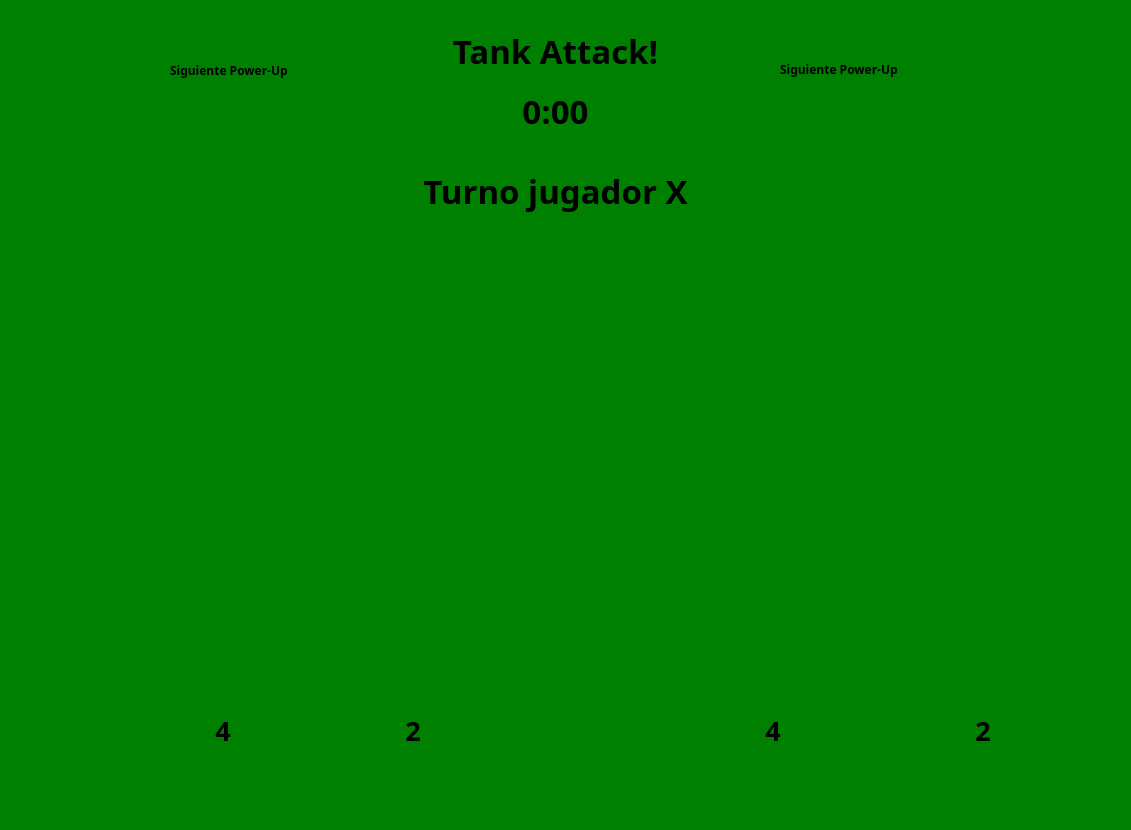
<?xml version="1.0" encoding="UTF-8"?>
<ui version="4.0">
 <class>MainWindow</class>
 <widget class="QMainWindow" name="MainWindow">
  <property name="geometry">
   <rect>
    <x>0</x>
    <y>0</y>
    <width>1131</width>
    <height>830</height>
   </rect>
  </property>
  <property name="cursor">
   <cursorShape>PointingHandCursor</cursorShape>
  </property>
  <property name="windowTitle">
   <string>MainWindow</string>
  </property>
  <property name="styleSheet">
   <string notr="true">background-color:rgb(0, 128, 0)</string>
  </property>
  <widget class="QWidget" name="centralwidget">
   <widget class="QLabel" name="Titulo">
    <property name="geometry">
     <rect>
      <x>410</x>
      <y>20</y>
      <width>291</width>
      <height>61</height>
     </rect>
    </property>
    <property name="font">
     <font>
      <family>Ubuntu Sans Mono</family>
      <pointsize>25</pointsize>
      <weight>75</weight>
      <bold>true</bold>
     </font>
    </property>
    <property name="layoutDirection">
     <enum>Qt::LeftToRight</enum>
    </property>
    <property name="text">
     <string>Tank Attack!</string>
    </property>
    <property name="textFormat">
     <enum>Qt::PlainText</enum>
    </property>
    <property name="alignment">
     <set>Qt::AlignCenter</set>
    </property>
   </widget>
   <widget class="QWidget" name="widget_2" native="true">
    <property name="geometry">
     <rect>
      <x>80</x>
      <y>690</y>
      <width>81</width>
      <height>80</height>
     </rect>
    </property>
    <property name="styleSheet">
     <string notr="true">background-image:url(/home/yerik/Desktop/Tank_Attack/Imagenes/Rojo.png);
                        background-repeat: no-repeat;
                        background-position: center;
                        background-size: cover;</string>
    </property>
   </widget>
   <widget class="QWidget" name="widget_3" native="true">
    <property name="geometry">
     <rect>
      <x>280</x>
      <y>690</y>
      <width>81</width>
      <height>80</height>
     </rect>
    </property>
    <property name="styleSheet">
     <string notr="true">background-image:url(/home/yerik/Desktop/Tank_Attack/Imagenes/Azul.png);
                        background-repeat: no-repeat;
                        background-position: center;
                        background-size: cover;</string>
    </property>
   </widget>
   <widget class="QWidget" name="widget_4" native="true">
    <property name="geometry">
     <rect>
      <x>630</x>
      <y>690</y>
      <width>81</width>
      <height>80</height>
     </rect>
    </property>
    <property name="styleSheet">
     <string notr="true">background-image:url(/home/yerik/Desktop/Tank_Attack/Imagenes/Amarillo.png);
                        background-repeat: no-repeat;
                        background-position: center;
                        background-size: cover;</string>
    </property>
   </widget>
   <widget class="QWidget" name="widget_5" native="true">
    <property name="geometry">
     <rect>
      <x>840</x>
      <y>690</y>
      <width>81</width>
      <height>80</height>
     </rect>
    </property>
    <property name="styleSheet">
     <string notr="true">background-image:url(/home/yerik/Desktop/Tank_Attack/Imagenes/Celeste.png);
                        background-repeat: no-repeat;
                        background-position: center;
                        background-size: cover;</string>
    </property>
   </widget>
   <widget class="QLabel" name="VidaRojo">
    <property name="geometry">
     <rect>
      <x>190</x>
      <y>700</y>
      <width>66</width>
      <height>61</height>
     </rect>
    </property>
    <property name="font">
     <font>
      <family>Ubuntu Sans Mono</family>
      <pointsize>20</pointsize>
      <weight>75</weight>
      <bold>true</bold>
     </font>
    </property>
    <property name="text">
     <string>4</string>
    </property>
    <property name="alignment">
     <set>Qt::AlignCenter</set>
    </property>
   </widget>
   <widget class="QLabel" name="VidaAzul">
    <property name="geometry">
     <rect>
      <x>380</x>
      <y>700</y>
      <width>66</width>
      <height>61</height>
     </rect>
    </property>
    <property name="font">
     <font>
      <family>Ubuntu Sans Mono</family>
      <pointsize>20</pointsize>
      <weight>75</weight>
      <bold>true</bold>
     </font>
    </property>
    <property name="text">
     <string>2</string>
    </property>
    <property name="alignment">
     <set>Qt::AlignCenter</set>
    </property>
   </widget>
   <widget class="QLabel" name="VidaAmarillo">
    <property name="geometry">
     <rect>
      <x>740</x>
      <y>700</y>
      <width>66</width>
      <height>61</height>
     </rect>
    </property>
    <property name="font">
     <font>
      <family>Ubuntu Sans Mono</family>
      <pointsize>20</pointsize>
      <weight>75</weight>
      <bold>true</bold>
     </font>
    </property>
    <property name="text">
     <string>4</string>
    </property>
    <property name="alignment">
     <set>Qt::AlignCenter</set>
    </property>
   </widget>
   <widget class="QLabel" name="VidaCeleste">
    <property name="geometry">
     <rect>
      <x>950</x>
      <y>700</y>
      <width>66</width>
      <height>61</height>
     </rect>
    </property>
    <property name="font">
     <font>
      <family>Ubuntu Sans Mono</family>
      <pointsize>20</pointsize>
      <weight>75</weight>
      <bold>true</bold>
     </font>
    </property>
    <property name="text">
     <string>2</string>
    </property>
    <property name="alignment">
     <set>Qt::AlignCenter</set>
    </property>
   </widget>
   <widget class="QTableWidget" name="Tablero">
    <property name="geometry">
     <rect>
      <x>100</x>
      <y>230</y>
      <width>920</width>
      <height>460</height>
     </rect>
    </property>
    <property name="styleSheet">
     <string notr="true">background-image: url(/home/yerik/Desktop/Tank_Attack/Imagenes/Background.png);</string>
    </property>
    <property name="frameShape">
     <enum>QFrame::NoFrame</enum>
    </property>
    <property name="frameShadow">
     <enum>QFrame::Plain</enum>
    </property>
    <property name="lineWidth">
     <number>0</number>
    </property>
    <property name="verticalScrollBarPolicy">
     <enum>Qt::ScrollBarAlwaysOff</enum>
    </property>
    <property name="horizontalScrollBarPolicy">
     <enum>Qt::ScrollBarAlwaysOff</enum>
    </property>
    <property name="showGrid">
     <bool>false</bool>
    </property>
    <property name="rowCount">
     <number>20</number>
    </property>
    <property name="columnCount">
     <number>40</number>
    </property>
    <attribute name="horizontalHeaderVisible">
     <bool>false</bool>
    </attribute>
    <attribute name="horizontalHeaderMinimumSectionSize">
     <number>23</number>
    </attribute>
    <attribute name="horizontalHeaderDefaultSectionSize">
     <number>23</number>
    </attribute>
    <attribute name="horizontalHeaderHighlightSections">
     <bool>true</bool>
    </attribute>
    <attribute name="verticalHeaderVisible">
     <bool>false</bool>
    </attribute>
    <attribute name="verticalHeaderDefaultSectionSize">
     <number>23</number>
    </attribute>
    <row/>
    <row/>
    <row/>
    <row/>
    <row/>
    <row/>
    <row/>
    <row/>
    <row/>
    <row/>
    <row/>
    <row/>
    <row/>
    <row/>
    <row/>
    <row/>
    <row/>
    <row/>
    <row/>
    <row/>
    <column/>
    <column/>
    <column/>
    <column/>
    <column/>
    <column/>
    <column/>
    <column/>
    <column/>
    <column/>
    <column/>
    <column/>
    <column/>
    <column/>
    <column/>
    <column/>
    <column/>
    <column/>
    <column/>
    <column/>
    <column/>
    <column/>
    <column/>
    <column/>
    <column/>
    <column/>
    <column/>
    <column/>
    <column/>
    <column/>
    <column/>
    <column/>
    <column/>
    <column/>
    <column/>
    <column/>
    <column/>
    <column/>
    <column/>
    <column/>
    <item row="0" column="0">
     <property name="text">
      <string/>
     </property>
    </item>
   </widget>
   <widget class="QWidget" name="TRojo" native="true">
    <property name="geometry">
     <rect>
      <x>240</x>
      <y>410</y>
      <width>23</width>
      <height>23</height>
     </rect>
    </property>
    <property name="styleSheet">
     <string notr="true">background-color: rgba(0, 0, 0, 0);
                        background-image:url(/home/yerik/Desktop/Tank_Attack/Imagenes/Rojo.png);
                        background-repeat: no-repeat;
                        background-position: center;
                        background-size: cover;</string>
    </property>
   </widget>
   <widget class="QWidget" name="TAzul" native="true">
    <property name="geometry">
     <rect>
      <x>240</x>
      <y>490</y>
      <width>23</width>
      <height>23</height>
     </rect>
    </property>
    <property name="styleSheet">
     <string notr="true">background-color: rgba(0, 0, 0, 0);
                        background-image:url(/home/yerik/Desktop/Tank_Attack/Imagenes/Azul.png);
                        background-repeat: no-repeat;
                        background-position: center;
                        background-size: cover;</string>
    </property>
   </widget>
   <widget class="QLabel" name="label_6">
    <property name="geometry">
     <rect>
      <x>170</x>
      <y>60</y>
      <width>161</width>
      <height>20</height>
     </rect>
    </property>
    <property name="font">
     <font>
      <family>Ubuntu Sans Mono</family>
      <weight>75</weight>
      <bold>true</bold>
     </font>
    </property>
    <property name="text">
     <string>Siguiente Power-Up</string>
    </property>
   </widget>
   <widget class="QLabel" name="label_7">
    <property name="geometry">
     <rect>
      <x>780</x>
      <y>60</y>
      <width>151</width>
      <height>19</height>
     </rect>
    </property>
    <property name="font">
     <font>
      <family>Ubuntu Sans Mono</family>
      <weight>75</weight>
      <bold>true</bold>
     </font>
    </property>
    <property name="text">
     <string>Siguiente Power-Up</string>
    </property>
   </widget>
   <widget class="QWidget" name="PowerUPP1" native="true">
    <property name="geometry">
     <rect>
      <x>220</x>
      <y>80</y>
      <width>60</width>
      <height>60</height>
     </rect>
    </property>
    <property name="autoFillBackground">
     <bool>false</bool>
    </property>
    <property name="styleSheet">
     <string notr="true">
                        background-size: contain;
                        background-repeat: no-repeat;
                        background-position: center;</string>
    </property>
   </widget>
   <widget class="QWidget" name="PowerUpP2" native="true">
    <property name="geometry">
     <rect>
      <x>830</x>
      <y>80</y>
      <width>60</width>
      <height>60</height>
     </rect>
    </property>
   </widget>
   <widget class="QLabel" name="Contador">
    <property name="geometry">
     <rect>
      <x>410</x>
      <y>80</y>
      <width>291</width>
      <height>61</height>
     </rect>
    </property>
    <property name="font">
     <font>
      <family>Ubuntu Sans Mono</family>
      <pointsize>25</pointsize>
      <weight>75</weight>
      <bold>true</bold>
     </font>
    </property>
    <property name="layoutDirection">
     <enum>Qt::LeftToRight</enum>
    </property>
    <property name="text">
     <string>0:00</string>
    </property>
    <property name="textFormat">
     <enum>Qt::PlainText</enum>
    </property>
    <property name="alignment">
     <set>Qt::AlignCenter</set>
    </property>
   </widget>
   <widget class="QLabel" name="Turno">
    <property name="geometry">
     <rect>
      <x>410</x>
      <y>160</y>
      <width>291</width>
      <height>61</height>
     </rect>
    </property>
    <property name="font">
     <font>
      <family>Ubuntu Sans Mono</family>
      <pointsize>25</pointsize>
      <weight>75</weight>
      <bold>true</bold>
     </font>
    </property>
    <property name="layoutDirection">
     <enum>Qt::LeftToRight</enum>
    </property>
    <property name="text">
     <string>Turno jugador X</string>
    </property>
    <property name="textFormat">
     <enum>Qt::PlainText</enum>
    </property>
    <property name="alignment">
     <set>Qt::AlignCenter</set>
    </property>
   </widget>
   <widget class="QWidget" name="TAmarillo" native="true">
    <property name="geometry">
     <rect>
      <x>840</x>
      <y>390</y>
      <width>23</width>
      <height>23</height>
     </rect>
    </property>
    <property name="styleSheet">
     <string notr="true">background-color: rgba(0, 0, 0, 0);
                        background-image:url(/home/yerik/Desktop/Tank_Attack/Imagenes/Amarillo.png);
                        background-repeat: no-repeat;
                        background-position: center;
                        background-size: cover;</string>
    </property>
   </widget>
   <widget class="QWidget" name="TCeleste" native="true">
    <property name="geometry">
     <rect>
      <x>840</x>
      <y>480</y>
      <width>23</width>
      <height>23</height>
     </rect>
    </property>
    <property name="styleSheet">
     <string notr="true">background-color: rgba(0, 0, 0, 0);
                        background-image:url(/home/yerik/Desktop/Tank_Attack/Imagenes/Celeste.png);
                        background-repeat: no-repeat;
                        background-position: center;
                        background-size: cover;</string>
    </property>
   </widget>
   <zorder>Tablero</zorder>
   <zorder>Titulo</zorder>
   <zorder>widget_2</zorder>
   <zorder>widget_3</zorder>
   <zorder>widget_4</zorder>
   <zorder>widget_5</zorder>
   <zorder>VidaRojo</zorder>
   <zorder>VidaAzul</zorder>
   <zorder>VidaAmarillo</zorder>
   <zorder>VidaCeleste</zorder>
   <zorder>label_6</zorder>
   <zorder>label_7</zorder>
   <zorder>PowerUPP1</zorder>
   <zorder>PowerUpP2</zorder>
   <zorder>Contador</zorder>
   <zorder>Turno</zorder>
   <zorder>TRojo</zorder>
   <zorder>TAzul</zorder>
   <zorder>TAmarillo</zorder>
   <zorder>TCeleste</zorder>
  </widget>
  <widget class="QStatusBar" name="statusbar">
   <property name="contextMenuPolicy">
    <enum>Qt::DefaultContextMenu</enum>
   </property>
  </widget>
 </widget>
 <resources/>
 <connections/>
</ui>
